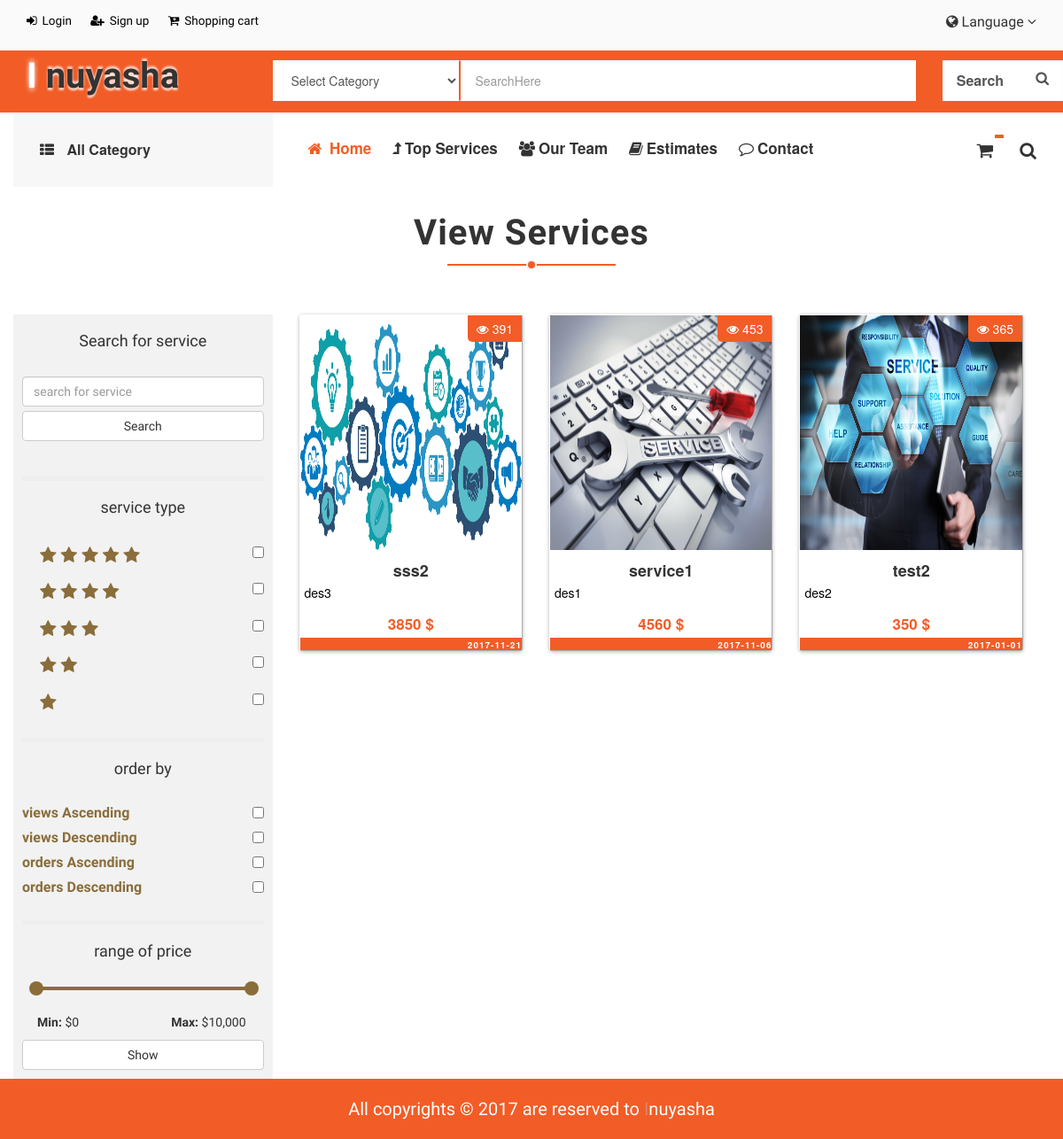
Screenshot of /FrontEnd/views/viewServices.php?cat_id=7 with the database file from the repository.
### tables this page shows
CREATE TABLE `service_image` (
  `s_id` int(11) NOT NULL,
  `image` varchar(255) NOT NULL
);

CREATE TABLE `service` (
  `s_id` int(11) NOT NULL,
  `name` varchar(255) NOT NULL,
  `view` int(10) UNSIGNED NOT NULL,
  `description` text NOT NULL,
  `status` tinyint(1) NOT NULL COMMENT ' 1 > activated , 0 > deactivated',
  `s_date` date NOT NULL COMMENT 'date of the service',
  `tags` varchar(255) NOT NULL,
  `price` float NOT NULL,
  `d_date` tinyint(3) UNSIGNED NOT NULL COMMENT 'Date of delivering service to customer',
  `c_id` int(11) NOT NULL COMMENT 'foreign key customer id',
  `cat_id` int(11) NOT NULL COMMENT 'foreign key  category id',
  `mgr_id` int(11) NOT NULL COMMENT 'foreign key  manager id'
);

### DashBoard[Back_End]/oop/Client.php (called while the page is built, shortened)
<?php
class Client extends Person {
    public function connect()
    {
        $this->db_connection = new Database();
    }
    public  function viewServices(Services $service , $cat_id , $where ="" , $from =0 , $to = 10)
    {
        return $service->viewAllServices($this->db_connection,$cat_id,$where,$from,$to);
    }
    function TopCategory($category , $option="")
    {
        return $category->view_top_category($this->db_connection , $option);
    }
}

### DashBoard[Back_End]/oop/dbConfig.php (called while the page is built, shortened)
<?php
class dbConfig {
   public static $db_conn=null;
   public static function getInstance()
   {
       if(dbConfig::$db_conn==null)
       {
            $host =  "localhost" ;
            $dbname =  "freelancer_website" ;
            $user =  "root" ;
            $password =  "" ;
            $dsn = "mysql:host=".$host.";dbname=".$dbname."";
            $option = array
               (
               PDO::MYSQL_ATTR_INIT_COMMAND => 'SET NAMES utf8'
               );
            try
            {
              dbConfig::$db_conn=  new PDO($dsn, $user, $password,$option);
              dbConfig::$db_conn->setAttribute(PDO::ATTR_ERRMODE, PDO::ERRMODE_EXCEPTION);
            } catch (PDOException $ex)
            {die('Connection Failed');}
            return dbConfig::$db_conn;
       }
       else
       {
           return dbConfig::$db_conn;
       }
   }
}

### DashBoard[Back_End]/oop/Database.php (called while the page is built, shortened)
<?php
class Database {
     public $db_conn;
    public function __construct ()
    {
        $this->db_conn = dbConfig::getInstance();
        return $this->db_conn;
    }
    public function select($sql,$attribute)
    {
        $val=$this->db_conn->prepare($sql);
        $val->execute($attribute);
        $count = $val->rowCount();
        if($count>0)
        {
            return $val->fetchAll();
        }
        else
        {return 0;}
    }
}

### DashBoard[Back_End]/oop/Category.php (called while the page is built, shortened)
<?php
class Category {
    function view_top_category ($db)
    {
        $sql = " select name ,cat_id , ordering from category order by ordering desc  LIMIT 4";
        return $db->select($sql,NULL);
    }
}

### DashBoard[Back_End]/oop/Services.php (called while the page is built, shortened)
<?php
class Services {
    public function viewAllServices ($db , $cat_id , $where , $from , $to)
    {
         $sql =
            "select service.* , service_image.image as image
            FROM  service , service_image
            where   service.status=1 AND service.s_id = service_image.s_id AND service.cat_id= ? $where
            group by service.s_id order by service.s_date DESC LIMIT $from,$to";
         $attributes= array($cat_id);
         return $db->select($sql,$attributes);
    }
}

### FrontEnd/views/viewServices.php (the view, shortened to what this page needs)
<?php
require './includes/header.php';
if(isset($_GET['cat_id']) && isset($_GET['keyword']))
{
    $searchKey = $_GET['keyword'];
    $id = $_GET['cat_id'];
    $where = "And (service.name LIKE '%$searchKey%' or service.tags LIKE '%$searchKey%')";
    $services = $client->viewServices(new Services() , $id , $where);
}
else if(isset($_GET['cat_id']) && intval($_GET['cat_id']))
{
    $services = $client->viewServices(new Services() , $_GET['cat_id']);
}
else
{
    header("Location: Home.php");
    exit();
}
?>
 <section>
    <div class="container">
        <div class="row">
            <div class="ThirdSectionHeader viewCategorySection" >
                <h2 style="margin: 20px auto 50px auto;">View Services</h2>
            </div>
                <div class="col-xs-3 viewServicesoption text-center">
                        <h4>Search for service</h4><br>
                        <input type="text" class="form-control" placeholder="search for service" style="margin-bottom: 5px;" id="search">
                        <button class="btn btn-default btn-block" id="searching">Search</button>
                    <br>
                    <hr style="border-width: 5px;">
                        <h4>service type</h4><br>
                        <div class="input-group starsoptions col-xs-12">
                            <label class="text-warning">
                                <i class="fa fa-star"></i>
                                <i class="fa fa-star"></i>
                                <i class="fa fa-star"></i>
                                <i class="fa fa-star"></i>
                                <i class="fa fa-star"></i>
                            </label>
                            <input name="5star" type="checkbox" class="star" value="5">
                        </div>
                         <div class="input-group starsoptions col-xs-12">
                            <label class="text-warning">
                                <i class="fa fa-star"></i>
                                <i class="fa fa-star"></i>
                                <i class="fa fa-star"></i>
                                <i class="fa fa-star"></i>
                            </label>
                             <input name="4star" type="checkbox" class="star" value="4">
                        </div>
                         <div class="input-group starsoptions col-xs-12">
                            <label class="text-warning">
                                <i class="fa fa-star"></i>
                                <i class="fa fa-star"></i>
                                <i class="fa fa-star"></i>
                            </label>
                             <input name="3star" type="checkbox" class="star" value="3">
                        </div>
                         <div class="input-group starsoptions col-xs-12">
                            <label class="text-warning">
                                <i class="fa fa-star"></i>
                                <i class="fa fa-star"></i>
                            </label>
                             <input name="2star" type="checkbox" class="star" value="2">
                        </div>
                         <div class="input-group starsoptions col-xs-12">
                             <label class="text-warning"><i class="fa fa-star"></i> </label>
                             <input name="1star" type="checkbox" class="star" value="1">
                        </div>
                    <hr style="border-width: 5px;">
                        <h4>order by</h4><br>
                         <div class="input-group viewservice_orderoption col-xs-12">
                            <label class="text-warning">views Ascending </label>
                            <input name="viewASC" type="checkbox" class="order" value="1">
                        </div>
                         <div class="input-group viewservice_orderoption col-xs-12">
                            <label class="text-warning">views Descending </label>
                            <input name="viewDESC" type="checkbox" class="order" value="2">
                        </div>
                        <div class="input-group viewservice_orderoption col-xs-12">
                            <label class="text-warning">orders Ascending</label>
                            <input name="orderASC" type="checkbox" class="order" value="3">
                        </div>
                        <div class="input-group viewservice_orderoption col-xs-12">
                            <label class="text-warning">orders Descending</label>
                            <input name="orderDESC" type="checkbox" class="order" value="4">
                        </div>
                        <hr style="border-width: 5px;">
                        <h4>range of price</h4><br>
                        <div class="col-sm-12">
                            <div id="slider-range"></div>
                          </div>
                        <div class="row slider-labels" style="margin-top: 30px;">
                            <div class="col-xs-6 caption" style="margin-left: -20px;">
                          <strong>Min:</strong> <span id="slider-range-value1"></span>
                        </div>
                        <div class="col-xs-6 text-right caption">
                          <strong>Max:</strong> <span id="slider-range-value2"></span>
                        </div>
                      </div>
                        <div class="col-sm-12">
                      </div>
                        <button class="btn btn-default btn-block" id="showPrice" style="margin-top: 10px;">Show</button>
                </div>
                <div class="services_container col-xs-9" >
                    <div id="content_search">
                    <?php
                    if($services)
                    {
                    foreach ($services as $value)
                    {
                        echo '
                            <div class="item showService col-xs-4">
                                <div class="thumbnail item-box">
                                    <span class="view"><i class="fa fa-eye" aria-hidden="true"> </i> '.$value['view'].'</span>
                                    <div class="overlayContainer">
                                        <img src="../Images/service_images/'.$value['image'].'" alt="item">
                                        <a href="viewService.php?ser_id='.$value['s_id'].'"><button class="btn btn-success">Show Item</button></a>
                                        <div class="overlay"></div>
                                    </div>
                                    <div class="caption">
                                        <h4 class="text-center" style="font-weight:bolder;">'.$value['name'].'</h4>
                                        <p>'.$value['description'].'</p>
                                        <span class="price">'.$value['price'].' $</span>
                                        <div class="timeContainer">
                                            <span class="date">'.$value['s_date'].'</span>
                                        </div>
                                    </div>
                                </div>
                            </div>
                        ';
                    }
                }
                else
                {
                    echo '<h4 class="text-center" style="margin:50px auto 200px;">No Services yet , explore other category from <a href="viewCategory.php" class="text-primary">Here</a></h4>';
                }
            ?>
                    </div>
            </div>
        </div>
    </div>
</section>
<?php
require './includes/footer.php';

### rows the page displays
service_image: s.view "391", image (picture), s.name "sss2", s.description "des3", s.price "3850", s.s_date "2017-11-21"
service_image: s.view "453", image (picture), s.name "service1", s.description "des1", s.price "4560", s.s_date "2017-11-06"
service_image: s.view "365", image (picture), s.name "test2", s.description "des2", s.price "350", s.s_date "2017-01-01"
